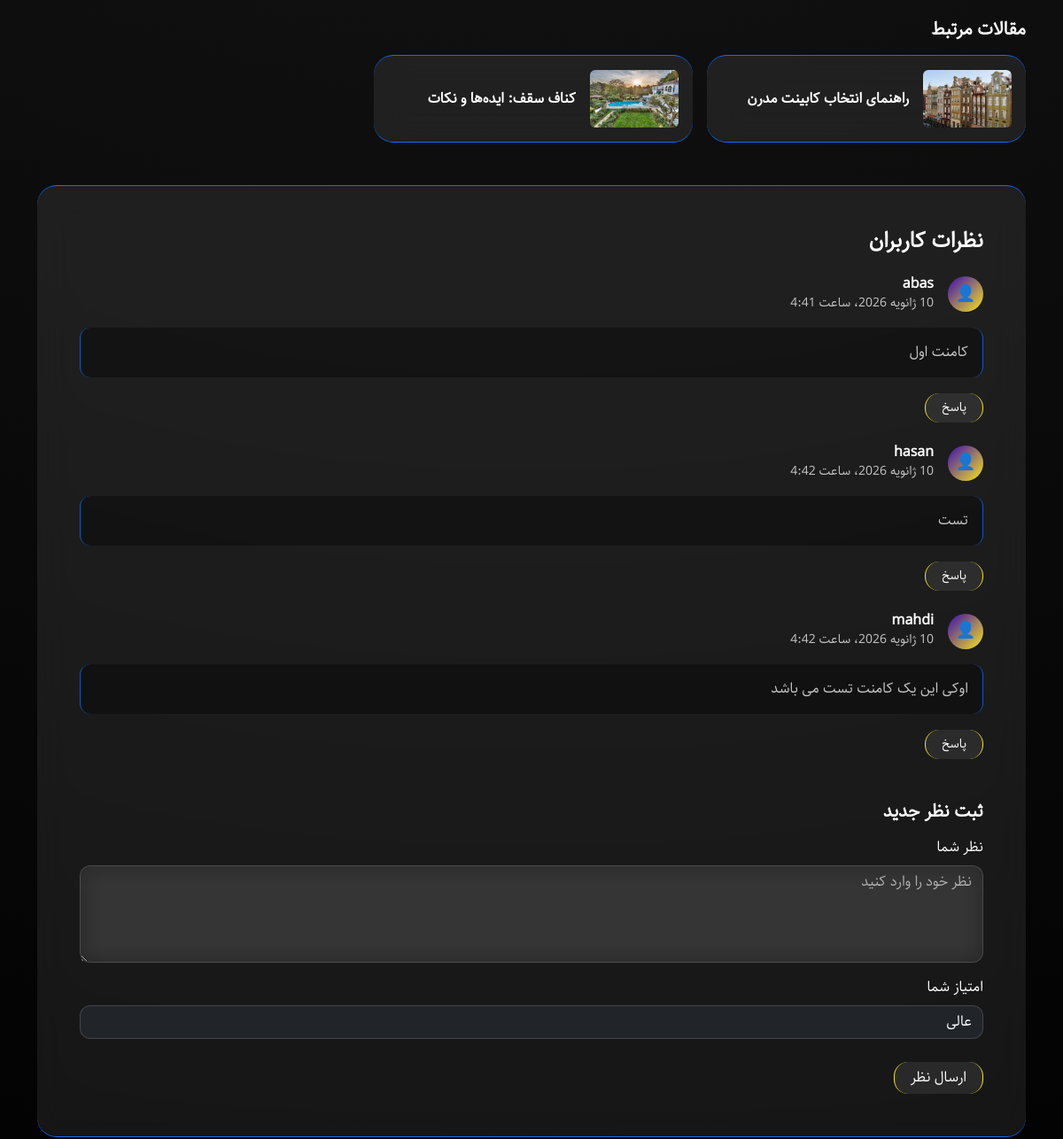
The page /archives/1/ (middle part) on the database as committed earlier.
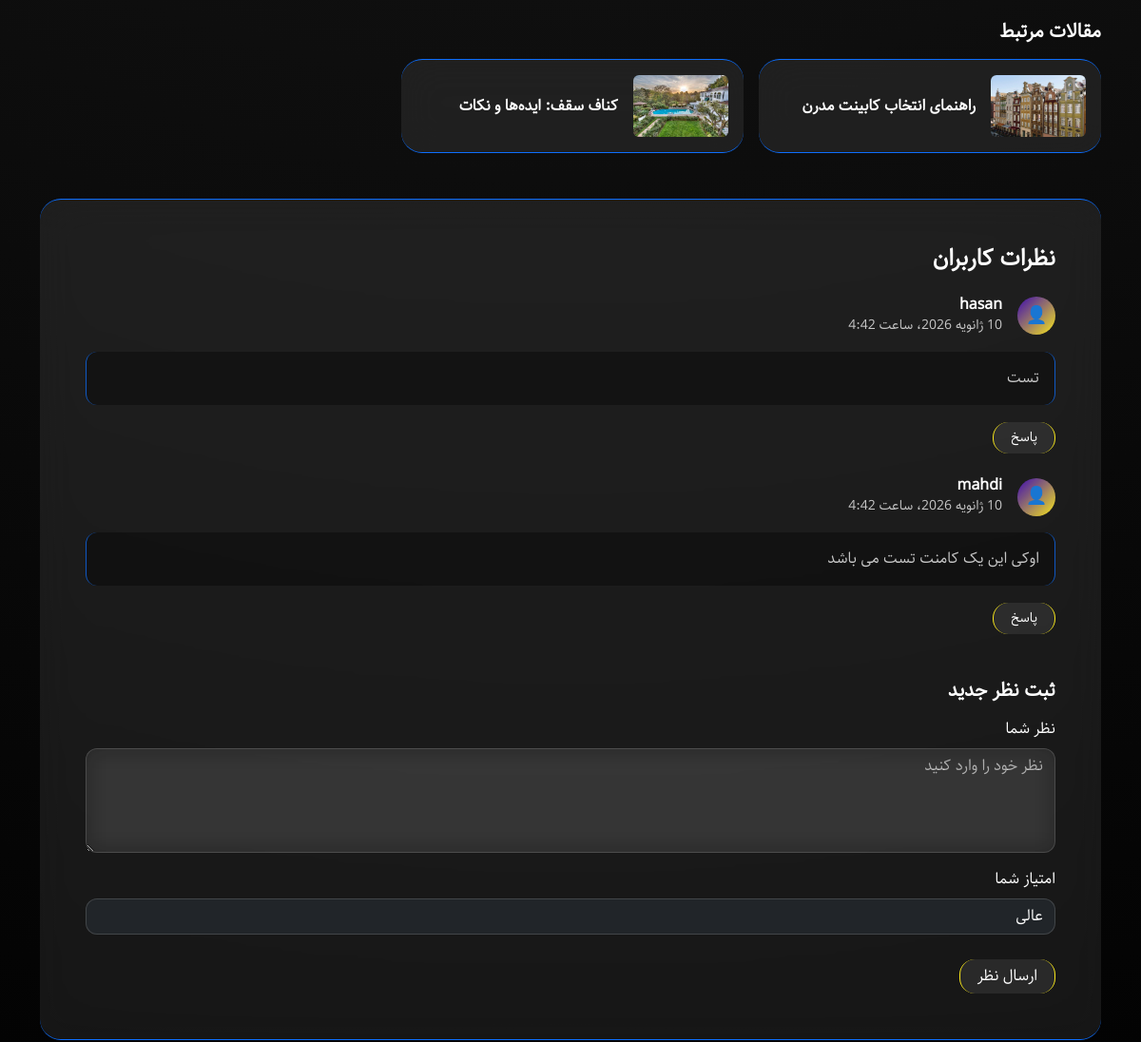
The same page on the database as committed later.
### archives/models.py (models this page shows, shortened)
class CommentArchive(models.Model):
    Archive_STARS = [
        ("1", _("very bad")),
        ("2", _("bad")),
        ("3", _("normal")),
        ("4", _("good")),
        ("5", _("perfect")),
    ]
    archive = models.ForeignKey(
        Archives,
        on_delete=models.CASCADE,
        related_name="archive_comments",
        verbose_name="archive",
    )
    author = models.ForeignKey(
        get_user_model(),
        on_delete=models.CASCADE,
        related_name="archive_author",
        verbose_name=_("author"),
    )
    text = models.TextField(verbose_name=_("text"))
    active = models.BooleanField(
        default=False,
        verbose_name=_("active"),
    )
    stars = models.CharField(
        max_length=1,
        choices=Archive_STARS,
        verbose_name=_("stars"),
    )
    datetime_created = models.DateTimeField(
        auto_now_add=True,
        verbose_name=_("datetime created"),
    )
    datetime_modified = models.DateTimeField(
        auto_now=True,
        verbose_name=_("datetime modified"),
    )
    objects = models.Manager()
    comment_filter = ActiveManager()
    class Meta:
        verbose_name = _("CommentArchive")
        verbose_name_plural = _("CommentArchives")

### accounts/models.py (models this page shows)
class CustomUser(AbstractUser):
    pass

### archives/views.py (the view)
# urls.py: path("<int:pk>/", views.ArchiveDetailView.as_view(), name="archive_detail"),
class ArchiveDetailView(generic.DetailView):
    model = models.Archives
    template_name = "archives/archive_detail.html"
    context_object_name = "archive"

### archives/templates/archives/archive_detail.html (shortened to what this page needs)
{% extends '_base.html' %}
{% load static %}
{% block body %}
  <section class="pt-5 mt-5">
    <div class="container">
      <div class="row g-4">
        <div class="col-lg-8">
          <h5 class="fw-bold mb-3">مقالات مرتبط</h5>
          <div class="row g-3">
            <div class="col-md-6">
              <div class="glass-card glass-card-related p-3 d-flex align-items-center gap-3">
                <img src="{% static 'img/city4-980x777.jpg' %}" alt="کابینت مدرن" class="img-fluid rounded" />
                <a href="#" class="fw-bold text-white">راهنمای انتخاب کابینت مدرن</a>
              </div>
            </div>
            <div class="col-md-6">
              <div class="glass-card glass-card-related p-3 d-flex align-items-center gap-3">
                <img src="{% static 'img/city_bright_4.jpg' %}" alt="کناف سقف" class="img-fluid rounded" />
                <a href="#" class="fw-bold text-white">کناف سقف: ایده‌ها و نکات</a>
              </div>
            </div>
          </div>
        </div>
        <div class="col-lg-4 sidebar-index">
        </div>
      </div>
    </div>
  </section>
  <section class="mt-5">
    <div class="container">
      <div class="glass-card p-5">
        <h4 class="fw-bold mb-4">نظرات کاربران</h4>
        <div class="comments-list mb-5">
          {% for comment in archive.archive_comments.all %}
            {% if comment.active %}
              <div class="comment mb-4" data-id="1">
                <div class="d-flex align-items-center mb-2">
                  <div class="comment-avatar me-3">👤</div>
                  <div>
                    <h6 class="mb-0 fw-bold">{{ comment.author }}</h6>
                    <small class="opacity-75">{{ comment.datetime_modified }}</small>
                  </div>
                </div>
                <p class="opacity-75">{{ comment.text }}</p>
                <button class="btn btn-sm btn-glass mt-2 reply-btn">پاسخ</button>
              </div>
            {% endif %}
          {% endfor %}
        </div>
        <div class="comment-form">
          <h5 class="fw-bold mb-3">ثبت نظر جدید</h5>
          <form action="{% url 'archive_comment_create' archive.id %}" method="post">
            <div class="mb-3">
              <label class="form-label">نظر شما</label>
              <textarea name="text" class="form-control glass-input" rows="4" placeholder="نظر خود را وارد کنید" required></textarea>
            </div>
            <div class="mb-3">
              <label class="form-label">امتیاز شما</label>
              <select name="stars" class="bg-dark text-white form-select glass-input" required>
                <option value="5">عالی</option>
              </select>
            </div>
            <button type="submit" class="btn btn-glass">ارسال نظر</button>
          </form>
        </div>
      </div>
    </div>
  </section>
{% endblock %}

### templates/_base.html (shortened to what this page needs)
{% load static %}
<!DOCTYPE html>
<html lang="fa" dir="rtl">
  <head>
    <link rel="stylesheet" href="{% static 'css/bootstrap.rtl.min.css' %}" />
    <link rel="stylesheet" href="{% static 'css/bootstrap-icon.css' %}" />
    <link rel="stylesheet" href="{% static 'css/owl.carousel.min.css' %}" />
    <link rel="stylesheet" href="{% static 'css/owl.theme.default.min.css' %}" />
    <link rel="stylesheet" href="{% static 'css/card-slider.css' %}" />
    <link rel="stylesheet" href="{% static 'css/Map.css' %}" />
    <link rel="stylesheet" href="{% static 'css/fancybox.css' %}" />
    <link rel="stylesheet" href="{% static 'css/style.css' %}" />
  </head>
  <body>
    {% block body %}
    {% endblock %}
  </body>
</html>

### static/css/style.css (style rules this page uses)
* { margin: 0; padding: 0; outline: none; box-sizing: border-box; }
img { width: 100%; }
a { text-decoration: none; color: #333; }
html, body { font-family: 'mrsiteG'; font-size: 1rem; background: radial-gradient(circle at top, #1a1a1a, #000); color: #fff; }
:root { --color1: #4c00ffa9; --color2: #f8e71c; }
.glass-card, .glass-footer { background: #ffffff14; backdrop-filter: blur(20px); border-radius: 22px; border: 1px solid var(--bs-primary); border-right: 0; border-left: 0; transition: all ease .3s; }
.btn-glass { background: #ffffff14; color: #fff; border: 1px solid var(--color2); border-bottom: 0; border-top: 0; border-radius: 16px; padding: 6px 18px; transition: all 0.3s ease; }
.glass-input { background: rgba(255, 255, 255, 0.08); border: 1px solid rgba(255, 255, 255, 0.2); color: #fff; }
.glass-card-related img { width: 100px; object-fit: fill; height: 65px; }
.comment-avatar { width: 40px; height: 40px; border-radius: 50%; background: linear-gradient(135deg, var(--color1), var(--color2)); display: flex; align-items: center; justify-content: center; font-size: 18px; }
.comment p { padding: 16px; margin: 16px 0 10px 0 ; background: #00000073; border-right: 1px solid var(--bs-primary); border-left: 1px solid var(--bs-primary); border-radius: 12px; }
.comment-form .glass-input { background: rgba(255,255,255,0.05); backdrop-filter: blur(12px); border-radius: 12px; border: 1px solid rgba(255,255,255,0.15); color: #fff; }
.comment-form .glass-input::placeholder { color: rgba(255,255,255,0.6); }
.comment-form .btn-glass { margin-top: 10px; }

Rows that differ between the two databases and show on the page:
no longer on this page (row edited): CommentArchive: author "abas", datetime_modified "10 ژانویه 2026، ساعت 4:41", text "کامنت اول"
